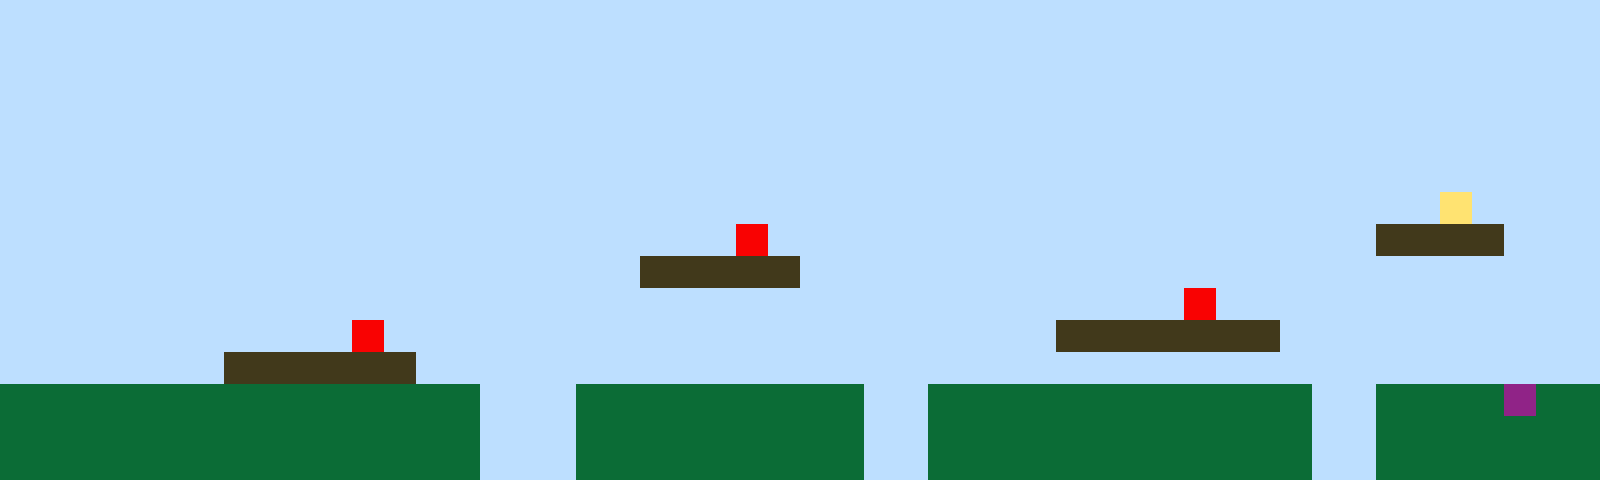

The image is a tile-based game level rendered from a .tmx file. Its description and complete source (layers, tilesets, objects, tile grids) follow:
An orthogonal 50x15 tile map with 32x32 px tiles, 1 tile layer (Tile Layer 1).

<map version="1.10" tiledversion="1.11.2" orientation="orthogonal" renderorder="right-up" width="50" height="15" tilewidth="32" tileheight="32" infinite="0" nextlayerid="2" nextobjectid="1"><editorsettings><export target="map1.csv" format="csv" /></editorsettings><tileset firstgid="1" name="sprites" tilewidth="32" tileheight="32" tilecount="6" columns="3"><image source="sprites.png" width="96" height="64" /></tileset><layer id="1" name="Tile Layer 1" width="50" height="15"><data encoding="csv">1,1,1,1,1,1,1,1,1,1,1,1,1,1,1,1,1,1,1,1,1,1,1,1,1,1,1,1,1,1,1,1,1,1,1,1,1,1,1,1,1,1,1,1,1,1,1,1,1,1,1,1,1,1,1,1,1,1,1,1,1,1,1,1,1,1,1,1,1,1,1,1,1,1,1,1,1,1,1,1,1,1,1,1,1,1,1,1,1,1,1,1,1,1,1,1,1,1,1,1,1,1,1,1,1,1,1,1,1,1,1,1,1,1,1,1,1,1,1,1,1,1,1,1,1,1,1,1,1,1,1,1,1,1,1,1,1,1,1,1,1,1,1,1,1,1,1,1,1,1,1,1,1,1,1,1,1,1,1,1,1,1,1,1,1,1,1,1,1,1,1,1,1,1,1,1,1,1,1,1,1,1,1,1,1,1,1,1,1,1,1,1,1,1,1,1,1,1,1,1,1,1,1,1,1,1,1,1,1,1,1,1,1,1,1,1,1,1,1,1,1,1,1,1,1,1,1,1,1,1,1,1,1,1,1,1,1,1,1,1,1,1,1,1,1,1,1,1,1,1,1,1,1,1,1,1,1,1,1,1,1,1,1,1,1,1,1,1,1,1,1,1,1,1,1,1,1,1,1,1,1,1,1,1,1,1,1,1,1,1,1,1,1,1,1,1,1,1,1,1,1,1,1,1,1,1,1,1,1,1,1,1,1,1,1,1,1,1,1,1,1,1,1,1,1,1,1,1,1,1,1,1,1,1,1,1,1,1,1,1,1,1,1,1,1,4,1,1,1,1,1,1,1,1,1,1,1,1,1,1,1,1,1,1,1,1,1,1,1,1,1,1,1,5,1,1,1,1,1,1,1,1,1,1,1,1,1,1,1,1,1,1,1,3,3,3,3,1,1,1,1,1,1,1,1,1,1,1,1,1,1,1,1,1,1,1,1,1,1,1,3,3,3,3,3,1,1,1,1,1,1,1,1,1,1,1,1,1,1,1,1,1,1,1,1,1,1,1,1,1,1,1,1,1,1,1,1,1,1,1,1,1,1,1,1,1,1,1,1,1,1,1,1,1,1,1,1,1,1,1,1,1,1,1,1,1,1,5,1,1,1,1,1,1,1,1,1,1,1,1,1,1,1,1,1,1,1,1,1,1,1,5,1,1,1,1,1,1,1,1,1,1,1,1,1,1,1,1,1,1,1,1,1,3,3,3,3,3,3,3,1,1,1,1,1,1,1,1,1,1,1,1,1,1,1,1,1,3,3,3,3,3,3,1,1,1,1,1,1,1,1,1,1,1,1,1,1,1,1,1,1,1,1,1,1,1,1,1,1,1,1,1,1,1,1,1,1,1,1,1,2,2,2,2,2,2,2,2,2,2,2,2,2,2,2,1,1,1,2,2,2,2,2,2,2,2,2,1,1,2,2,2,2,2,2,2,2,2,2,2,2,1,1,2,2,2,2,6,2,2,2,2,2,2,2,2,2,2,2,2,2,2,2,2,2,1,1,1,2,2,2,2,2,2,2,2,2,1,1,2,2,2,2,2,2,2,2,2,2,2,2,1,1,2,2,2,2,2,2,2,2,2,2,2,2,2,2,2,2,2,2,2,2,2,2,1,1,1,2,2,2,2,2,2,2,2,2,1,1,2,2,2,2,2,2,2,2,2,2,2,2,1,1,2,2,2,2,2,2,2</data></layer></map>
